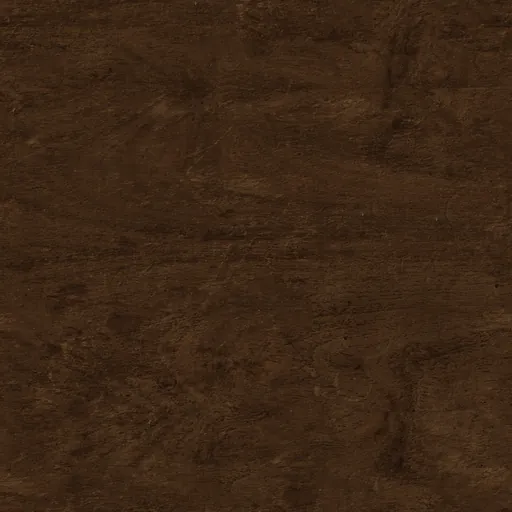
#> input picture game/assets/oberflaeche/zunftlade/fachholz.webp, 512 x 512 px, found by its file name
$ python zunftlade_knopf.py ../../game/assets/oberflaeche/zunftlade/fachholz.webp
#> lines starting #> are read from the running program, lines starting #| are printed output that depends on the picture; after the words box and inside, x2 and y2 are one past the last pixel; in counts of white or black regions, pixels touching at a corner belong together
#!/usr/bin/env python3
"""Baut die Knopfflächen der Fenster (UI-Umbau „Zunftlade“, Teil 2) aus dem Holz der Fächer, das schon im Repository liegt:

  fenster/knopf.webp     Holz der Fächer (auf 300 px verkleinert, kachelt) mit schlichter Kante: außen 1 px dunkel, innen 2 px
                 (oben hell, links mittel, rechts und unten dunkel) – die Farben der Knopfkante des Entwurfs.
  fenster/knopf_an.webp  dasselbe, golden eingefärbt, Kante hell: der gewählte Knopf (Reiter, Schalter).

Nur Verkleinern, Einfärben und eine Linie am Rand; keine Verläufe, keine Schatten (Nutzer, 18.11.2026).
Im Thema (game/scenes/fenster_thema.tres) sind es Stilkästen mit 3 px Rand, die Mitte wird gekachelt.

Aufruf (Python 3 mit numpy und Pillow):
  python3 -I tools/oberflaeche/zunftlade_knopf.py game/assets/oberflaeche/zunftlade
"""
import sys
import numpy as np
from PIL import Image

ZIEL = sys.argv[1]
N = 300


def kante(a, aussen, oben, rechts, unten, links):
    a[0, :], a[-1, :], a[:, 0], a[:, -1] = aussen, aussen, aussen, aussen
    a[1:3, 1:-1] = oben
    a[-3:-1, 1:-1] = unten
    a[1:-1, 1:3] = links
    a[1:-1, -3:-1] = rechts
    return a


def farbe(hexwert):
    return np.array([int(hexwert[i:i + 2], 16) for i in (1, 3, 5)], dtype=np.float32) / 255.0


holz = np.asarray(Image.open(ZIEL + '/fachholz.webp').convert('RGB').resize((N, N), Image.LANCZOS), dtype=np.float32) / 255.0

normal = kante(holz.copy(), farbe('#0c0805'), farbe('#8a6a3c'), farbe('#2a1a0c'), farbe('#120b05'), farbe('#5a3f22'))
#> in kante, `a[-3:-1, 1:-1] = unten`:
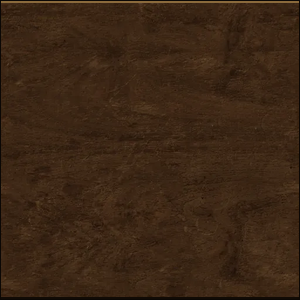
#> a: shape (300, 300, 3) float32; mean of channels 0, 1, 2 0.234, 0.151, 0.083; drawn as R, G, B
#> in kante, `a[1:-1, 1:3] = links`: a: shape (300, 300, 3) float32; 0.66% of pixels changed, all inside (x1, y1, x2, y2) = (1, 1, 3, 299)
#> in kante, `a[1:-1, -3:-1] = rechts`: a: shape (300, 300, 3) float32; mean of channels 0, 1, 2 0.235, 0.151, 0.0831
# golden: das Holz zur Hälfte mit dem Goldbraun des Entwurfs gemischt (eine Farbe, kein Verlauf)
gold = holz * 0.48 + farbe('#bc8e46') * 0.52
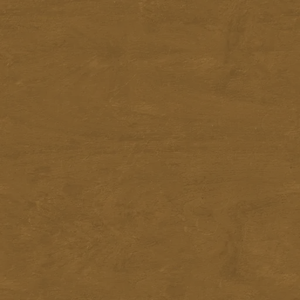
#> gold: shape (300, 300, 3) float32; mean R, G, B 0.497, 0.362, 0.183
an = kante(gold, farbe('#0c0805'), farbe('#fff3c0'), farbe('#ffe08a'), farbe('#c9a455'), farbe('#fff3c0'))
#> in kante (call 2), `a[1:-1, -3:-1] = rechts`:
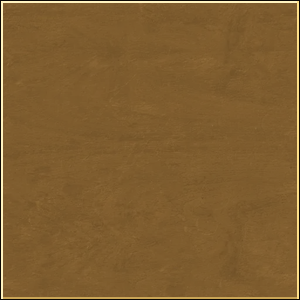
#> a: shape (300, 300, 3) float32; mean R, G, B 0.502, 0.371, 0.191

for bild, name in ((normal, 'knopf.webp'), (an, 'knopf_an.webp')):
    Image.fromarray((np.clip(bild, 0, 1) * 255 + 0.5).astype(np.uint8), 'RGB').save(ZIEL + '/fenster/' + name, lossless=True, method=6)
#> this loop made 2 passes
#> name on passes 1 to 2: 'knopf.webp', 'knopf_an.webp'
print('fertig')
